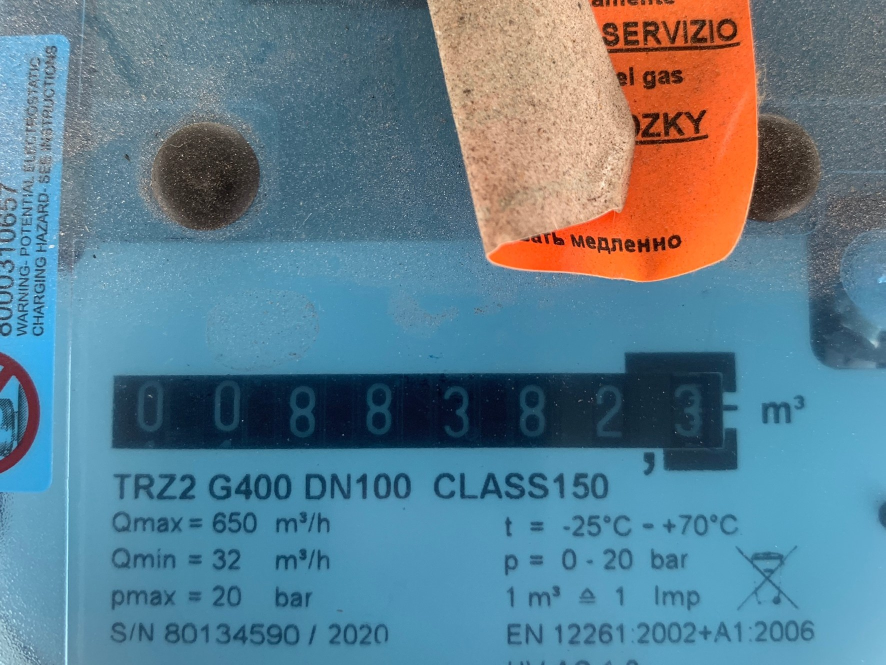
#> input picture experiment_images/analog_1.jpg, 1771 x 1329 px (shown at 1/2 size); its folder holds only this picture in this run
$ python experiment_classical_cv.py
#> lines starting #> are read from the running program, lines starting #| are printed output that depends on the picture; after the words box and inside, x2 and y2 are one past the last pixel; in counts of white or black regions, pixels touching at a corner belong together
"""
การทดลอง: ทำไม classical CV ถึงหากรอบหน้าปัดมิเตอร์ไม่ได้
=========================================================
สคริปต์ทดลองแยกต่างหาก — เก็บหลักฐานเชิงตัวเลข + ภาพ สำหรับใส่รายงาน/สไลด์

! ไม่เกี่ยวกับ pipeline ที่ใช้งานจริง (server.py ใช้ YOLO-OBB แล้ว)
  สคริปต์นี้ไม่ import และไม่แก้ server.py

รัน 3 วิธีคลาสสิกกับทุกภาพใน experiment_images/ แล้ววัดว่า:
  - contour ใหญ่สุดกินพื้นที่กี่ % ของภาพ (ถ้าเจอจอจริงควรกินพื้นที่มาก)
  - approxPolyDP ได้สี่เหลี่ยม 4 จุดไหม (eps 0.02 / 0.04 / 0.06)

วิธีที่ทดสอบ:
  1. canny    — Canny auto-threshold จาก median + CLOSE 7x7
  2. otsu     — Otsu threshold + CLOSE 9x9
     otsu_inv — Otsu แบบ inverted (จอมืดบนพื้นสว่าง) + CLOSE 9x9
                (otsu กับ otsu_inv คือ "วิธีที่ 2" เดียวกัน แค่แยกสองขั้ว จึงรายงานทั้งคู่)
  3. bright   — threshold ที่ percentile 75 ของความสว่าง + OPEN 7x7 + CLOSE 15x15

กลุ่มภาพ (แยกตาม prefix ชื่อไฟล์):
  hard_*   = พลาสติกห่อ / แสงสะท้อนแรง
  tilt_*   = เอียง 45 องศา และตะแคง 90 องศา
  analog_* = มิเตอร์ตัวเลขหมุน
  normal_* = ถ่ายตรง แสงดี

รัน:
    python experiment_classical_cv.py                 # ใช้ experiment_images/
    python experiment_classical_cv.py path/to/folder  # ระบุโฟลเดอร์เอง
"""
import csv
import os
import sys
from collections import defaultdict

import cv2
import numpy as np
from PIL import Image, ImageOps

IMAGE_DIR = "experiment_images"
OUT_DIR = "experiment_output"
CSV_PATH = "experiment_result.csv"

APPROX_EPS = (0.02, 0.04, 0.06)   # สัดส่วนของ perimeter ที่ใช้ทำ approxPolyDP
SAVE_MAX_W = 1600                 # ย่อภาพก่อนเซฟ (คำนวณจริงบนภาพเต็มความละเอียด)
GROUPS = ("normal", "tilt", "analog", "hard")


# ── helpers ───────────────────────────────────────────────────────────
def group_of(filename):
    """แยกกลุ่มจาก prefix ชื่อไฟล์ เช่น hard_1.jpeg -> hard"""
    stem = os.path.basename(filename).lower()
    for g in GROUPS:
        if stem.startswith(g + "_"):
            return g
    return "other"


def save_view(img, path):
    """เซฟภาพสำหรับดู/ใส่สไลด์ (ย่อถ้ากว้างเกิน SAVE_MAX_W)"""
    if img.shape[1] > SAVE_MAX_W:
        scale = SAVE_MAX_W / img.shape[1]
        img = cv2.resize(img, (SAVE_MAX_W, int(img.shape[0] * scale)),
                         interpolation=cv2.INTER_AREA)
    cv2.imwrite(path, img, [cv2.IMWRITE_JPEG_QUALITY, 88])


def analyze_mask(mask, img_area):
    """หา contour จาก mask แล้ววัดผล

    คืน: (n_contours, largest_pct, quad หรือ None, eps ที่ได้ quad หรือ None)
    """
    contours, _ = cv2.findContours(mask, cv2.RETR_EXTERNAL, cv2.CHAIN_APPROX_SIMPLE)
    if not contours:
        return 0, 0.0, None, None

    largest = max(contours, key=cv2.contourArea)
    largest_pct = cv2.contourArea(largest) / img_area * 100.0

    # ลอง approxPolyDP หลายค่า eps — ได้ 4 จุดเมื่อไหร่ถือว่า "เจอ quad"
    peri = cv2.arcLength(largest, True)
    for eps in APPROX_EPS:
        approx = cv2.approxPolyDP(largest, eps * peri, True)
        if len(approx) == 4:
            return len(contours), largest_pct, approx.reshape(4, 2), eps

    return len(contours), largest_pct, None, None


def quad_area_pct_of(quad, img_area):
    """พื้นที่ของ quad ที่เลือกได้ เทียบกับพื้นที่ภาพ (%)

    ต่างจาก largest_contour_pct: อันนั้นคือพื้นที่ contour ดิบ (ขอบหยักตามจริง)
    ส่วนอันนี้คือพื้นที่สี่เหลี่ยมหลัง approxPolyDP ที่จะถูกเอาไปใช้ deskew จริง
    """
    if quad is None:
        return None
    return cv2.contourArea(quad.astype(np.float32)) / img_area * 100.0


# ── 3 วิธีคลาสสิก — แต่ละตัวคืน mask ไบนารีให้ analyze_mask ──────────
def method_canny(gray):
    blur = cv2.GaussianBlur(gray, (5, 5), 0)
    median = float(np.median(blur))
    lower = int(max(0, 0.66 * median))
    upper = int(min(255, 1.33 * median))
    edges = cv2.Canny(blur, lower, upper)
    kernel = cv2.getStructuringElement(cv2.MORPH_RECT, (7, 7))
    return cv2.morphologyEx(edges, cv2.MORPH_CLOSE, kernel)


def method_otsu(gray, inverted=False):
    blur = cv2.GaussianBlur(gray, (5, 5), 0)
    flags = cv2.THRESH_BINARY_INV if inverted else cv2.THRESH_BINARY
    _, th = cv2.threshold(blur, 0, 255, flags + cv2.THRESH_OTSU)
    kernel = cv2.getStructuringElement(cv2.MORPH_RECT, (9, 9))
    return cv2.morphologyEx(th, cv2.MORPH_CLOSE, kernel)


def method_bright(gray):
    blur = cv2.GaussianBlur(gray, (5, 5), 0)
    thresh_val = float(np.percentile(blur, 75))
    _, th = cv2.threshold(blur, thresh_val, 255, cv2.THRESH_BINARY)
    k_open = cv2.getStructuringElement(cv2.MORPH_RECT, (7, 7))
    k_close = cv2.getStructuringElement(cv2.MORPH_RECT, (15, 15))
    opened = cv2.morphologyEx(th, cv2.MORPH_OPEN, k_open)
    return cv2.morphologyEx(opened, cv2.MORPH_CLOSE, k_close)


METHODS = {
    "canny":    lambda g: method_canny(g),
    "otsu":     lambda g: method_otsu(g, inverted=False),
    "otsu_inv": lambda g: method_otsu(g, inverted=True),
    "bright":   lambda g: method_bright(g),
}


# ── รันหนึ่งภาพ ───────────────────────────────────────────────────────
def run_one(path, rows):
#> called with path = 'experiment_images/analog_1.jpg'
    name = os.path.splitext(os.path.basename(path))[0]
    # โหลดแบบ EXIF-aware ให้ตรงกับ pipeline จริง (server.py ใช้ exif_transpose)
    # ถ้าใช้ cv2.imread ตรงๆ ภาพที่มี EXIF orientation=6 จะถูกประมวลผลผิดแนว
    # และเทียบกับผล YOLO-OBB ไม่ได้ (คนละแนวภาพ)
    try:
        pil = ImageOps.exif_transpose(Image.open(path)).convert("RGB")
#> pil is the input picture: PIL image 1771x1329 RGB; mean R, G, B 95.9, 125.8, 140.8
    except Exception as e:
        print(f"  [!] อ่านภาพไม่ได้: {path} ({e})")
        return
    img = cv2.cvtColor(np.array(pil), cv2.COLOR_RGB2BGR)

    gray = cv2.cvtColor(img, cv2.COLOR_BGR2GRAY)
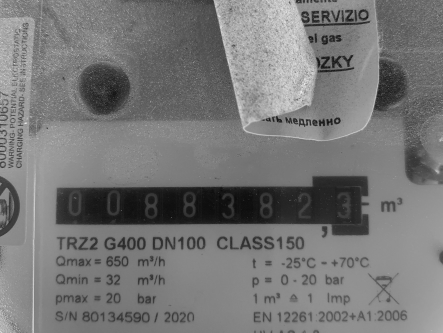
#> gray: shape (1329, 1771) (shown at 1/4 size); min 5, max 254, mean 118.6
    img_area = img.shape[0] * img.shape[1]
    print(f"\n[img] {os.path.basename(path)}  ({img.shape[1]}x{img.shape[0]})  [{group_of(path)}]")
#| [img] analog_1.jpg  (1771x1329)  [analog]

    for method, fn in METHODS.items():
        mask = fn(gray)
        n_contours, largest_pct, quad, eps = analyze_mask(mask, img_area)

        # เซฟ mask หลัง morphology ไว้ดูว่าทำไมถึงพัง
        save_view(mask, os.path.join(OUT_DIR, f"{name}_{method}.jpg"))

        # ถ้าได้ quad วาดทับภาพต้นฉบับ เพื่อให้เห็นว่ามันไปจับผิดตรงไหน
        if quad is not None:
            overlay = img.copy()
            thick = max(2, img.shape[1] // 400)
            cv2.polylines(overlay, [quad.astype(np.int32)], True, (0, 0, 255), thick)
            for pt in quad.astype(np.int32):
                cv2.circle(overlay, (int(pt[0]), int(pt[1])),
                           max(4, img.shape[1] // 200), (0, 255, 255), -1)
            save_view(overlay, os.path.join(OUT_DIR, f"{name}_{method}_result.jpg"))

        q_pct = quad_area_pct_of(quad, img_area)
        flag = "QUAD OK " if quad is not None else "no quad "
        eps_txt = f"(eps={eps}, quad={q_pct:.2f}%)" if eps else ""
        print(f"   {method:<9} contours={n_contours:<6} largest={largest_pct:6.2f}%  {flag}{eps_txt}")

        rows.append({
            "filename": os.path.basename(path),
            "group": group_of(path),
            "method": method,
            "largest_contour_pct": round(largest_pct, 2),
            "quad_area_pct": round(q_pct, 2) if q_pct is not None else "",
            "found_quad": quad is not None,
            "n_contours": n_contours,
            "quad_eps": eps if eps else "",
        })
#> this loop made 4 passes
#> (largest_pct, peri in analyze_mask, n_contours, quad, eps, q_pct, flag) on passes 2 to 4: (97.05, 8788.9, 85, [[0, 0], [0, 1328], [1770, 1328], [1770, 0]], 0.04, 99.87, 'QUAD OK '), (8.61, 3194.2, 318, [[1470, 711], [238, 751], [224, 894], [1469, 939]], 0.02, 9.76, 'QUAD OK '), (8.39, 3393, 17, [[1770, 750], [1273, 993], [1288, 1328], [1770, 1328]], 0.06, 9.53, 'QUAD OK ')
#> (printed output is left out)
#> pass 1, in run_one, `mask = fn(gray)`:
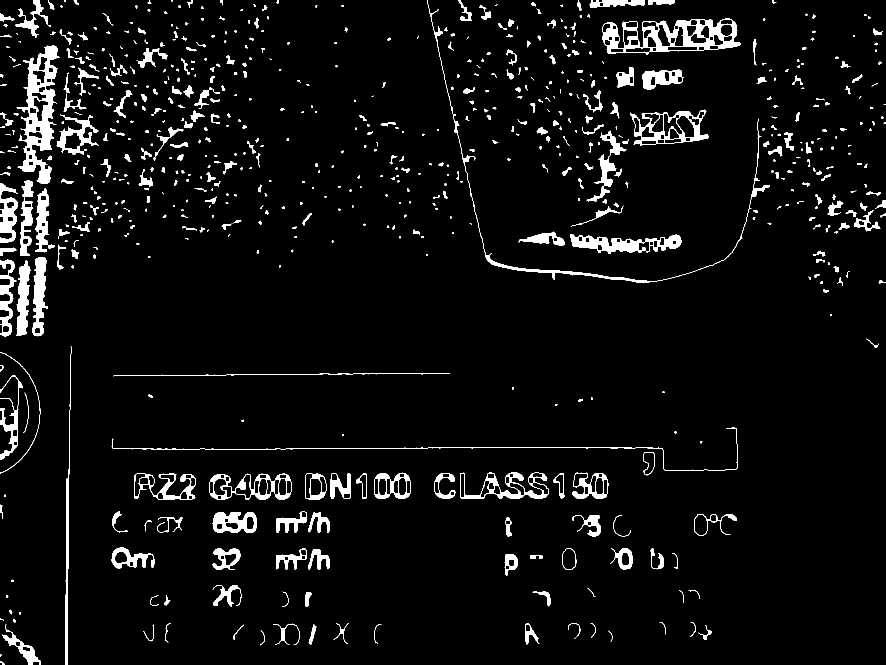
#> mask: shape (1329, 1771) (shown at 1/2 size); 5.1% white; 693 white regions (227 under 20 px), largest, box (x1, y1, x2, y2) and area: (33, 91, 120, 367) 9132, (1204, 37, 1481, 109) 7639, (1140, 468, 1364, 508) 4050
#> pass 1, in save_view, `img = cv2.resize(img, (SAVE_MAX_W, int(img.shape[0] * scale)), interpo..`:
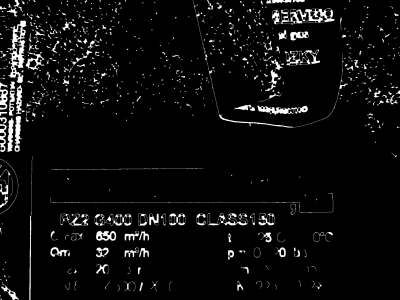
#> img: shape (1200, 1600) (shown at 1/4 size); min 0, max 255, mean 12.9
#> pass 2, in run_one, `mask = fn(gray)`:
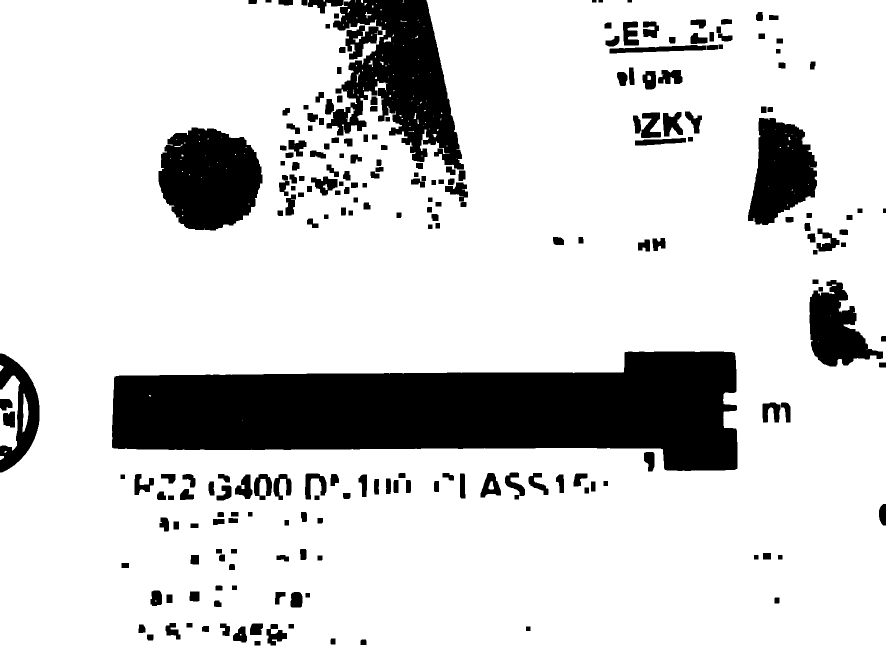
#> mask: shape (1329, 1771) (shown at 1/2 size); 83.2% white; 229 black regions, largest, box (x1, y1, x2, y2) and area: (224, 703, 1475, 942) 202785, (653, 0, 928, 339) 47858, (317, 255, 525, 461) 33109
#> pass 2, in save_view (call 2), `img = cv2.resize(img, (SAVE_MAX_W, int(img.shape[0] * scale)), interpo..`:
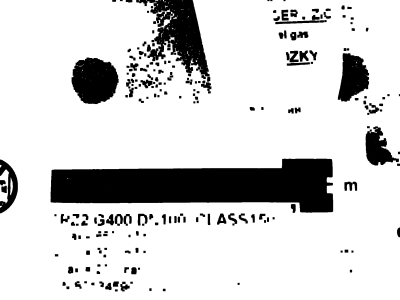
#> img: shape (1200, 1600) (shown at 1/4 size); min 0, max 255, mean 212.3
#> after the loop:
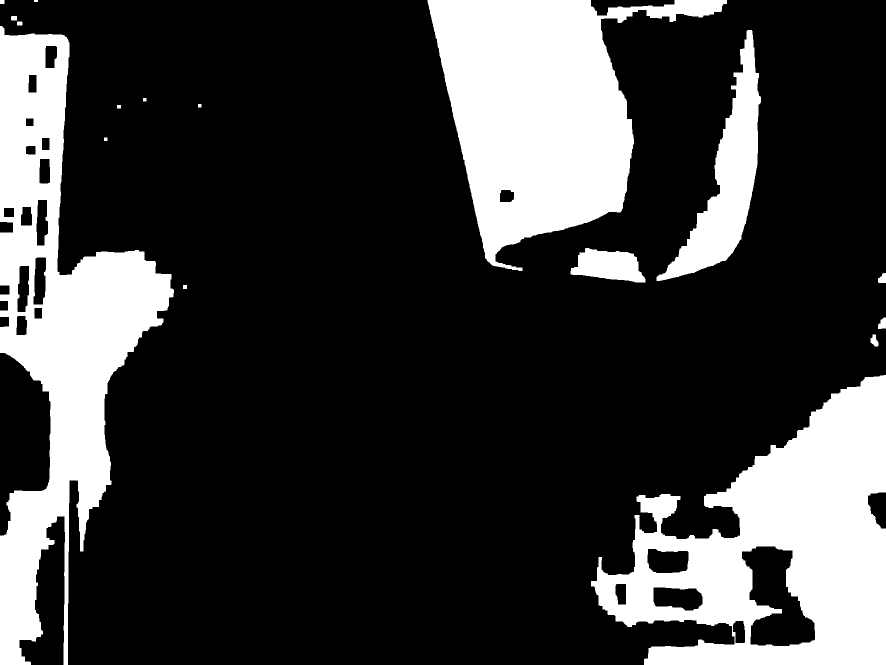
#> mask: shape (1329, 1771) (shown at 1/2 size); 23.3% white; 17 white regions, largest, box (x1, y1, x2, y2) and area: (0, 52, 348, 1329) 173654, (1182, 750, 1771, 1329) 173193, (855, 0, 1454, 542) 159768
#> after the loop, rows = 4 items


# ── สรุปผล ────────────────────────────────────────────────────────────
def summarize(rows, n_images):
#> called with n_images = 1
    print("\n" + "=" * 70)
    print("สรุปภาพรวม — แต่ละวิธีหา quad สำเร็จกี่ภาพ")
    print("=" * 70)
    print(f"{'method':<10}{'สำเร็จ':<14}{'largest_contour_pct':<30}")
    print(f"{'':<10}{'':<14}{'เฉลี่ย':>10}{'ต่ำสุด':>10}{'สูงสุด':>10}")
    print("-" * 70)

    for method in METHODS:
        mrows = [r for r in rows if r["method"] == method]
        ok = sum(1 for r in mrows if r["found_quad"])
        pcts = [r["largest_contour_pct"] for r in mrows]
        succ = f"{ok}/{n_images}"
        print(f"{method:<10}{succ:<14}"
              f"{np.mean(pcts):>10.2f}{np.min(pcts):>10.2f}{np.max(pcts):>10.2f}")

    # Otsu รวมสองขั้ว (สำเร็จถ้าขั้วใดขั้วหนึ่งได้ quad) — มองเป็น "วิธีที่ 2" เดียว
    by_file = defaultdict(bool)
    for r in rows:
        if r["method"] in ("otsu", "otsu_inv") and r["found_quad"]:
            by_file[r["filename"]] = True
    print("-" * 70)
    print(f"{'otsu (รวมสองขั้ว)':<24}{sum(by_file.values())}/{n_images}")

    # ── แยกตามกลุ่ม ──
    groups_present = [g for g in GROUPS if any(r["group"] == g for r in rows)]
    groups_present += [g for g in sorted({r["group"] for r in rows})
                       if g not in groups_present]

    print("\n" + "=" * 70)
    print("อัตราความสำเร็จแยกตามกลุ่มภาพ (หา quad ได้ / ทั้งหมด)")
    print("=" * 70)
    print(f"{'method':<10}" + "".join(f"{g:>14}" for g in groups_present))
    print("-" * 70)
    for method in METHODS:
        line = f"{method:<10}"
        for g in groups_present:
            grows = [r for r in rows if r["method"] == method and r["group"] == g]
            ok = sum(1 for r in grows if r["found_quad"])
            line += f"{f'{ok}/{len(grows)}':>14}"
        print(line)

    print("\n" + "=" * 70)
    print("largest_contour_pct เฉลี่ย แยกกลุ่ม (ยิ่งต่ำ = contour แตกเป็นชิ้น หาจอไม่เจอ)")
    print("=" * 70)
    print(f"{'method':<10}" + "".join(f"{g:>14}" for g in groups_present))
    print("-" * 70)
    for method in METHODS:
        line = f"{method:<10}"
        for g in groups_present:
            pcts = [r["largest_contour_pct"] for r in rows
                    if r["method"] == method and r["group"] == g]
            line += f"{np.mean(pcts):>13.2f}%"
        print(line)


def main():
    img_dir = sys.argv[1] if len(sys.argv) > 1 else IMAGE_DIR
    if not os.path.isdir(img_dir):
        print(f"[!] ไม่พบโฟลเดอร์ '{img_dir}'")
        print(f"    กรุณาสร้างโฟลเดอร์ '{IMAGE_DIR}/' ข้างๆ สคริปต์นี้ แล้ววางภาพทดสอบ")
        print("    ตั้งชื่อตาม prefix: hard_*, tilt_*, analog_*, normal_*")
        sys.exit(1)

    exts = (".jpg", ".jpeg", ".png", ".bmp")
    paths = sorted(os.path.join(img_dir, f) for f in os.listdir(img_dir)
                   if f.lower().endswith(exts))
    if not paths:
        print(f"[!] ไม่พบไฟล์ภาพใน '{img_dir}'")
        sys.exit(1)

    os.makedirs(OUT_DIR, exist_ok=True)
    print(f"ทดลอง classical CV กับ {len(paths)} ภาพ จาก '{img_dir}'")

    rows = []
    for p in paths:
        run_one(p, rows)

    with open(CSV_PATH, "w", newline="", encoding="utf-8-sig") as f:
        writer = csv.DictWriter(f, fieldnames=[
            "filename", "group", "method", "largest_contour_pct", "quad_area_pct",
            "found_quad", "n_contours", "quad_eps",
        ])
        writer.writeheader()
        writer.writerows(rows)

    summarize(rows, len(paths))
    print(f"\nภาพ intermediate: {OUT_DIR}/")
#| ภาพ intermediate: experiment_output/
    print(f"ตารางผลลัพธ์:     {CSV_PATH}")


if __name__ == "__main__":
    main()
